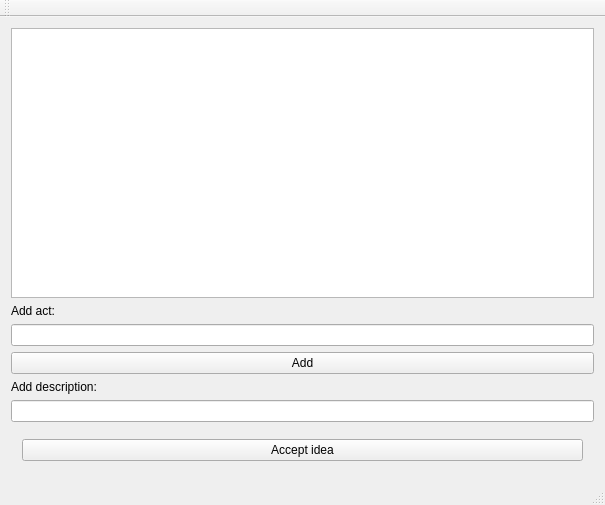
<?xml version="1.0" encoding="UTF-8"?>
<ui version="4.0">
 <class>ModelView2Class</class>
 <widget class="QMainWindow" name="ModelView2Class">
  <property name="geometry">
   <rect>
    <x>0</x>
    <y>0</y>
    <width>605</width>
    <height>505</height>
   </rect>
  </property>
  <property name="windowTitle">
   <string>ModelView2</string>
  </property>
  <widget class="QWidget" name="centralWidget">
   <layout class="QVBoxLayout" name="verticalLayout_2">
    <item>
     <layout class="QVBoxLayout" name="verticalLayout">
      <item>
       <widget class="QTableView" name="tableView"/>
      </item>
      <item>
       <widget class="QLabel" name="label_2">
        <property name="text">
         <string>Add act:</string>
        </property>
       </widget>
      </item>
      <item>
       <widget class="QLineEdit" name="actlineEdit"/>
      </item>
      <item>
       <widget class="QPushButton" name="addpushButton">
        <property name="text">
         <string>Add</string>
        </property>
       </widget>
      </item>
      <item>
       <widget class="QLabel" name="label">
        <property name="text">
         <string>Add description:</string>
        </property>
       </widget>
      </item>
      <item>
       <widget class="QLineEdit" name="descriptionlineEdit"/>
      </item>
     </layout>
    </item>
    <item>
     <widget class="QWidget" name="widget" native="true">
      <layout class="QHBoxLayout" name="horizontalLayout">
       <item>
        <widget class="QPushButton" name="acceptpushButton">
         <property name="text">
          <string>Accept idea</string>
         </property>
        </widget>
       </item>
      </layout>
     </widget>
    </item>
   </layout>
  </widget>
  <widget class="QMenuBar" name="menuBar">
   <property name="geometry">
    <rect>
     <x>0</x>
     <y>0</y>
     <width>605</width>
     <height>22</height>
    </rect>
   </property>
  </widget>
  <widget class="QToolBar" name="mainToolBar">
   <attribute name="toolBarArea">
    <enum>TopToolBarArea</enum>
   </attribute>
   <attribute name="toolBarBreak">
    <bool>false</bool>
   </attribute>
  </widget>
  <widget class="QStatusBar" name="statusBar"/>
 </widget>
 <layoutdefault spacing="6" margin="11"/>
 <resources>
  <include location="ModelView2.qrc"/>
 </resources>
 <connections/>
</ui>
